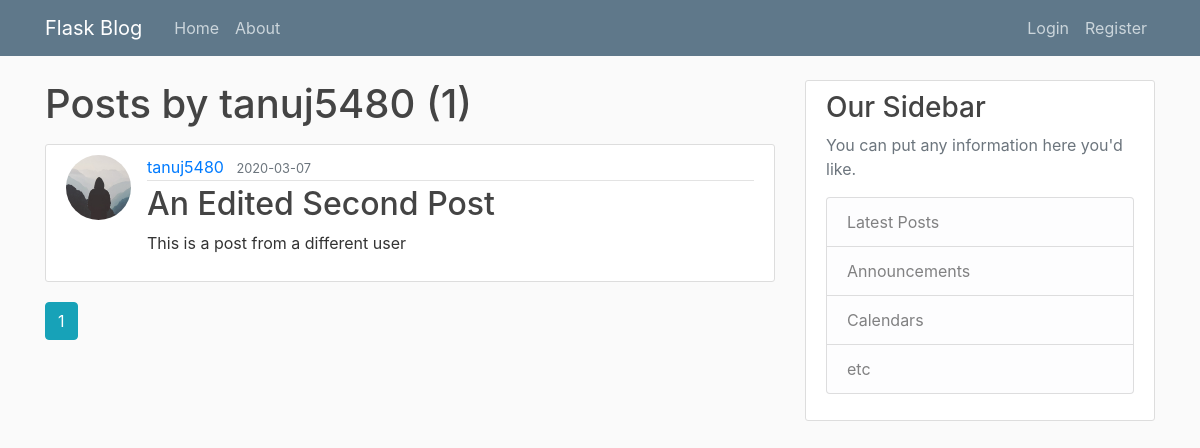
The app's page /user/tanuj5480, older data.
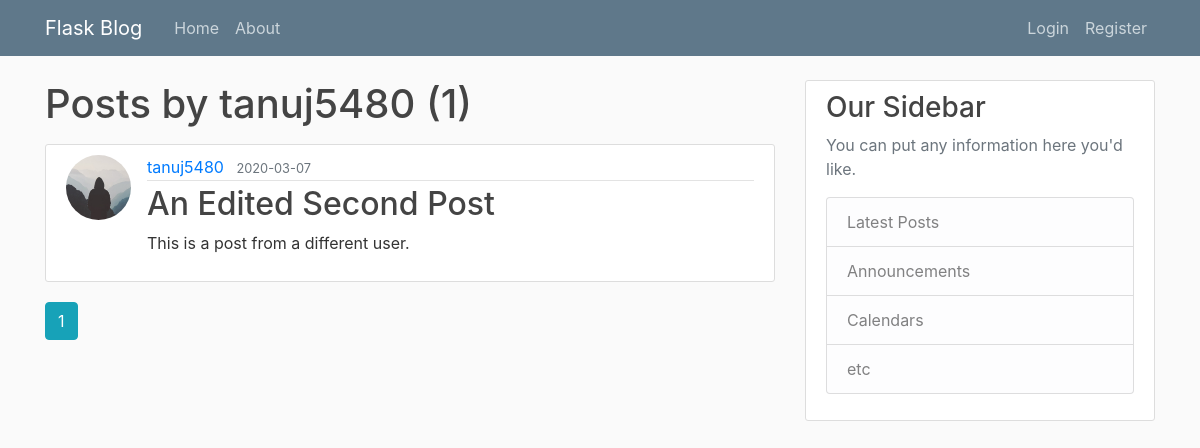
The same page, newer data.
### flaskblog/models.py (models this page shows, shortened)
class Post(db.Model):
	id = db.Column(db.Integer, primary_key=True)
	title = db.Column(db.String(100), nullable=False)
	date_posted = db.Column(db.DateTime, nullable=False, default=datetime.utcnow)
	content = db.Column(db.Text, nullable=False)
	user_id = db.Column(db.Integer, db.ForeignKey('user.id'), nullable=False)

class User(db.Model, UserMixin):
	id = db.Column(db.Integer, primary_key=True)
	username = db.Column(db.String(20), unique= True, nullable = False)
	email = db.Column(db.String(120), unique=True, nullable=False)
	image_file = db.Column(db.String(20), nullable=False, default='default.jpg')
	password = db.Column(db.String(60), nullable=False)
	posts = db.relationship('Post', backref='author', lazy=True)

### flaskblog/users/routes.py (the view)
@users.route('/user/<string:username>')
def user_posts(username):
	page=request.args.get('page',1, type=int)
	user=User.query.filter_by(username=username).first_or_404()
	posts = Post.query.filter_by(author=user)\
		.order_by(Post.date_posted.desc())\
		.paginate(page=page, per_page=5)
	return render_template('user_posts.html', posts=posts, user=user)

### flaskblog/templates/user_posts.html (shortened to what this page needs)
{% extends "layout.html" %}
{% block content %}
	<h1 class="mb-3">Posts by {{ user.username }} ({{ posts.total}})</h1>
	{% for post in posts.items%}
		<article class="media content-section">
		<img class="rounded-circle article-img" src="{{ url_for('static', filename='profile_pics/' + post.author.image_file) }}">
		  <div class="media-body">
		    <div class="article-metadata">
		      <a class="mr-2" href="{{ url_for('users.user_posts', username=post.author.username) }}">{{ post.author.username }}</a>
		      <small class="text-muted">{{ post.date_posted.strftime('%Y-%m-%d') }}</small>
		    </div>
		    <h2><a class="article-title" href="{{ url_for('posts.post', post_id=post.id) }}">{{ post.title }}</a></h2>
		    <p class="article-content">{{ post.content }}</p>
		  </div>
		</article>
	{% endfor %}
	{% for page_num in posts.iter_pages(left_edge=1, right_edge=1, left_current=1, right_current=2) %}
		{% if page_num %}
			{% if posts.page == page_num %}
				<a class="btn btn-info mb-4" href="{{ url_for('users.user_posts', username=user.username, page=page_num) }}">{{ page_num }}</a>
			{% else %}
				<a class="btn btn-outline-info mb-4" href="{{ url_for('users.user_posts', username=user.username, page=page_num) }}">{{ page_num }}</a>
			{% endif %}
		{% endif %}
	{% endfor %}
{% endblock content %}

Row changes from the older to the newer data that the page shows:
changed Post "An Edited Second Post": content "This is a post from a different user" → "This is a post from a different user."
